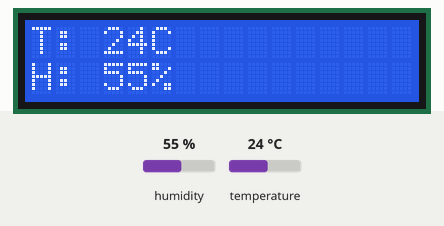
Recording of a program running on a simulated Raspberry Pi Pico running MicroPython. Parts: 16×2 character LCD. Inputs (shaded band) come from the test bench; at power-on: humidity 55 %, temperature 24 °C. What the program prints to the serial console is not drawn.

Above: at 1.2 s.
1.3 s: humidity set to 22 %
At 3.2 s:
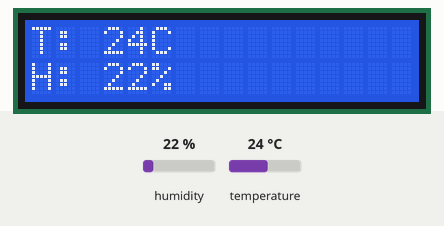
8.1 s: temperature set to 12 °C
At 11.4 s:
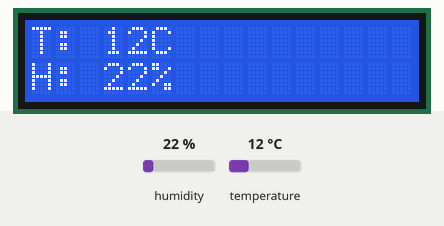
13.9 s: humidity set to 40 %
At 15.7 s:
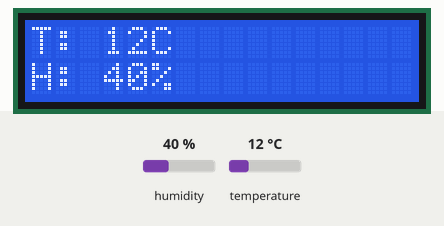
18.7 s: temperature set to 19 °C
At 21.2 s:
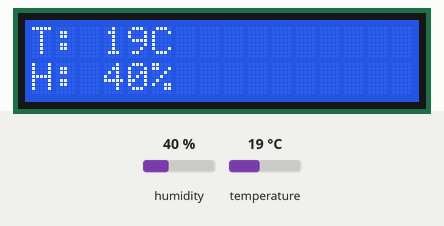
Timing chart, 0 to 22.7 s (numbered marks = the images above; inputs shaded):
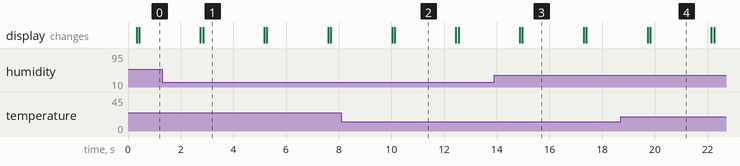

The program:

dht11_main.py
```python
from machine import Pin
from dht import DHT11
from aqm0802a import AQM0802A
from machine import I2C, Pin
import time

sensor = DHT11(Pin(15))

while True:
    sensor.measure()
    temp = sensor.temperature()
    hum = sensor.humidity()
    print("Temp:", temp, "C")
    print("Humidity:", hum, "%")

    # LCD初期化
    i2c = I2C(0, scl=Pin(1), sda=Pin(0))
    lcd = AQM0802A(i2c)
    lcd.clear()
    lcd.write(f"T: {temp}C")
    lcd.set_cursor(0, 1)
    lcd.write(f"H: {hum}%")

    time.sleep(2)
```

aqm0802a.py
```python
import time

class AQM0802A:
    def __init__(self, i2c, addr=0x3E):
        self.i2c = i2c
        self.addr = addr
        self.init_display()

    def write_cmd(self, cmd):
        self.i2c.writeto(self.addr, b'\x00' + bytes([cmd]))

    def write_data(self, data):
        self.i2c.writeto(self.addr, b'\x40' + data.encode('utf-8'))

    def init_display(self):
        for cmd in [0x38, 0x39, 0x14, 0x70, 0x56, 0x6C]:
            self.write_cmd(cmd)
            time.sleep(0.05)
        self.write_cmd(0x38)
        self.write_cmd(0x0C)
        self.write_cmd(0x01)
        time.sleep(0.05)

    def clear(self):
        self.write_cmd(0x01)
        time.sleep(0.05)

    def write(self, text):
        self.write_data(text[:8])

    def set_cursor(self, col, row):
        addr = 0x00 if row == 0 else 0x40
        self.write_cmd(0x80 | (addr + col))
```

Measured:
- after the input at 1.3 s, the display: first differs from a run without the input after 1.6 s (image 1)
- after the input at 8.1 s, the display: first differs from a run without the input after 2.0 s (image 2)
- after the input at 13.9 s, the display: first differs from a run without the input after 1.1 s (image 3)
- after the input at 18.7 s, the display: first differs from a run without the input after 1.1 s (image 4)
- what the display in image 1 shows lasts 2.3 s, from 2.9 s to 5.2 s
